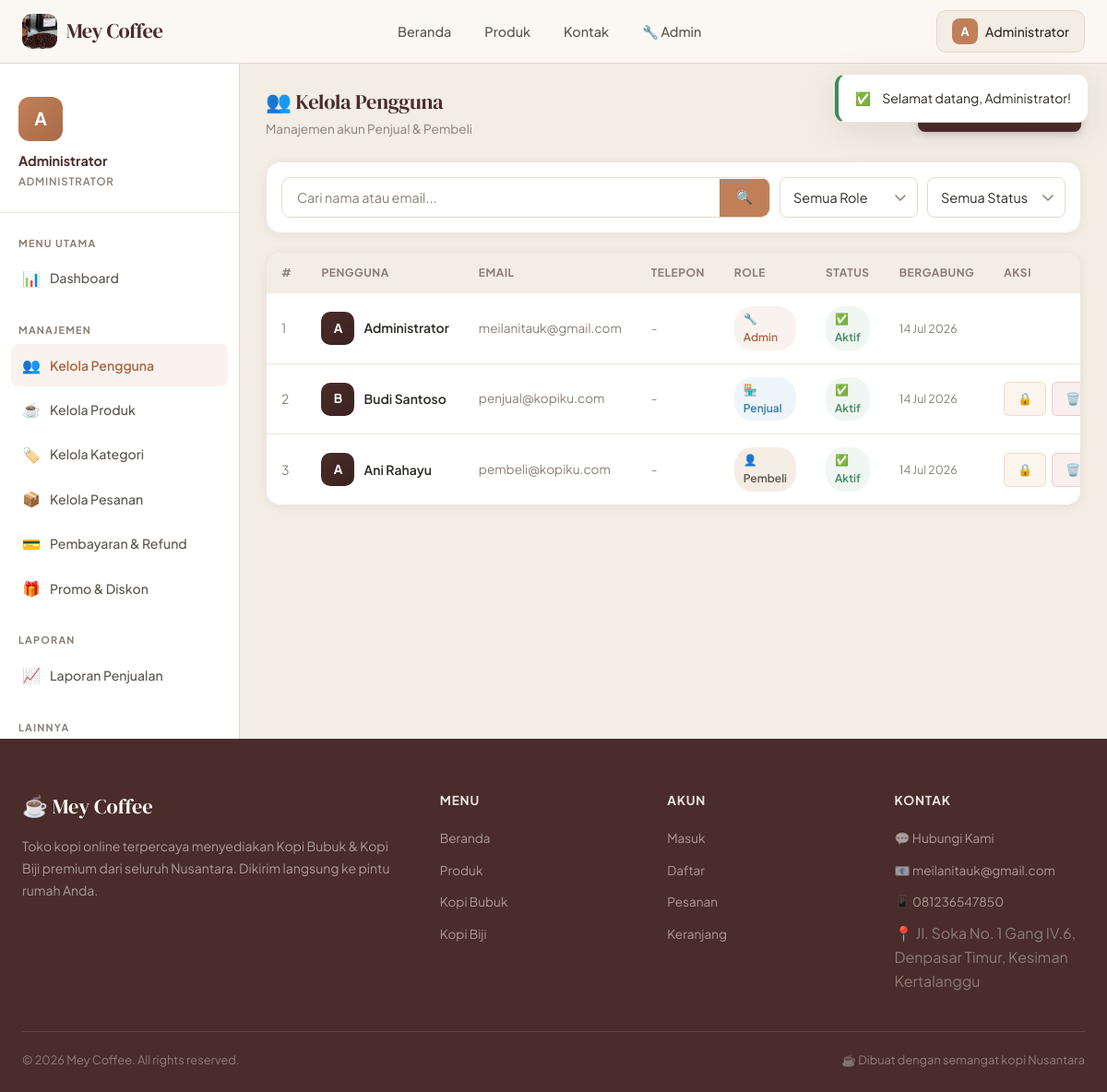
The page /admin/users.php (signed in) on the database its author committed.
### tables this page shows
CREATE TABLE IF NOT EXISTS users (
    id INT AUTO_INCREMENT PRIMARY KEY,
    name VARCHAR(100) NOT NULL,
    email VARCHAR(100) NOT NULL UNIQUE,
    password VARCHAR(255) NOT NULL,
    role ENUM('admin','seller','buyer') NOT NULL DEFAULT 'buyer',
    status ENUM('active','inactive') NOT NULL DEFAULT 'active',
    phone VARCHAR(20),
    avatar VARCHAR(255),
    address TEXT,
    created_at TIMESTAMP DEFAULT CURRENT_TIMESTAMP,
    updated_at TIMESTAMP DEFAULT CURRENT_TIMESTAMP ON UPDATE CURRENT_TIMESTAMP
);

### config/database.php (called while the page is built, shortened)
<?php
function escape($conn, $str)
{
    return $conn->real_escape_string(trim($str));
}
?>

### admin/users.php (the view, shortened to what this page needs)
<?php
require_once $_SERVER['DOCUMENT_ROOT'] . '/Aplikasi_kopi/config/database.php';
$search = escape($conn, $_GET['search'] ?? '');
$where = ['1=1'];
$whereClause = implode(' AND ', $where);
$users = $conn->query("SELECT * FROM users WHERE $whereClause ORDER BY created_at DESC");
require_once $_SERVER['DOCUMENT_ROOT'] . '/Aplikasi_kopi/includes/header.php';
require_once $_SERVER['DOCUMENT_ROOT'] . '/Aplikasi_kopi/includes/navbar.php';
?>
<div class="dashboard-layout">
    <?php require_once $_SERVER['DOCUMENT_ROOT'] . '/Aplikasi_kopi/includes/sidebar_admin.php'; ?>
    <main class="main-content">
        <div class="section-header">
            <div>
                <h1 class="section-title">👥 Kelola Pengguna</h1>
                <p class="section-subtitle">Manajemen akun Penjual & Pembeli</p>
            </div>
            <button data-modal="addUserModal" class="btn btn-primary">+ Tambah Pengguna</button>
        </div>
        <div class="card" style="margin-bottom:20px;">
            <div class="card-body" style="padding:16px;">
                <form method="GET" style="display:flex;gap:10px;flex-wrap:wrap;">
                    <div class="search-bar" style="flex:1;min-width:200px;">
                        <input type="text" name="search" placeholder="Cari nama atau email..." value="<?= htmlspecialchars($search) ?>" id="tableSearch">
                        <button type="submit" class="search-btn">🔍</button>
                    </div>
                    <select name="role" class="form-control" style="width:150px;" onchange="this.form.submit()">
                        <option value="">Semua Role</option>
                    </select>
                    <select name="status" class="form-control" style="width:150px;" onchange="this.form.submit()">
                        <option value="">Semua Status</option>
                    </select>
                </form>
            </div>
        </div>
        <div class="card">
            <div class="table-container" style="border:none;border-radius:0;">
                <table>
                    <thead>
                        <tr>
                            <th>#</th>
                            <th>Pengguna</th>
                            <th>Email</th>
                            <th>Telepon</th>
                            <th>Role</th>
                            <th>Status</th>
                            <th>Bergabung</th>
                            <th>Aksi</th>
                        </tr>
                    </thead>
                    <tbody>
                        <?php $no = 1; while ($u = $users->fetch_assoc()): ?>
                        <tr class="searchable-row">
                            <td style="color:var(--text-muted);"><?= $no++ ?></td>
                            <td>
                                <div style="display:flex;align-items:center;gap:10px;">
                                    <div style="width:36px;height:36px;background:linear-gradient(135deg,var(--primary),var(--primary-dark));border-radius:10px;display:flex;align-items:center;justify-content:center;color:white;font-weight:700;font-size:0.85rem;">
                                        <?= strtoupper(substr($u['name'], 0, 1)) ?>
                                    </div>
                                    <span style="font-weight:600;font-size:0.875rem;"><?= htmlspecialchars($u['name']) ?></span>
                                </div>
                            </td>
                            <td style="color:var(--text-muted);font-size:0.85rem;"><?= htmlspecialchars($u['email']) ?></td>
                            <td style="color:var(--text-muted);font-size:0.85rem;"><?= htmlspecialchars($u['phone'] ?? '-') ?></td>
                            <td>
                                <span class="badge <?= $u['role'] === 'admin' ? 'badge-primary' : ($u['role'] === 'seller' ? 'badge-info' : 'badge-secondary') ?>">
                                    <?= $u['role'] === 'admin' ? '🔧 Admin' : ($u['role'] === 'seller' ? '🏪 Penjual' : '👤 Pembeli') ?>
                                </span>
                            </td>
                            <td>
                                <span class="badge <?= $u['status'] === 'active' ? 'badge-success' : 'badge-danger' ?>">
                                    <?= $u['status'] === 'active' ? '✅ Aktif' : '❌ Nonaktif' ?>
                                </span>
                            </td>
                            <td style="color:var(--text-muted);font-size:0.78rem;"><?= date('d M Y', strtotime($u['created_at'])) ?></td>
                            <td>
                                <div style="display:flex;gap:6px;">
                                    <?php if ($u['role'] !== 'admin'): ?>
                                    <a href="?action=toggle&id=<?= $u['id'] ?>" class="btn btn-sm <?= $u['status'] === 'active' ? 'btn-warning' : 'btn-success' ?>"
                                       data-confirm="Ubah status pengguna ini?">
                                        <?= $u['status'] === 'active' ? '🔒' : '🔓' ?>
                                    </a>
                                    <a href="?action=delete&id=<?= $u['id'] ?>" class="btn btn-danger btn-sm"
                                       data-confirm="Yakin hapus pengguna ini? Data tidak bisa dipulihkan!">🗑️</a>
                                    <?php endif; ?>
                                </div>
                            </td>
                        </tr>
                        <?php endwhile; ?>
                    </tbody>
                </table>
            </div>
        </div>
    </main>
</div>
<?php require_once $_SERVER['DOCUMENT_ROOT'] . '/Aplikasi_kopi/includes/footer.php'; ?>

### rows shown on the page
users: name "A", name "Administrator", email "meilanitauk@gmail.com", phone "-", role "🔧 Admin", status "✅ Aktif", created_at "14 Jul 2026"
users: name "B", name "Budi Santoso", email "penjual@kopiku.com", phone "-", role "🏪 Penjual", status "✅ Aktif", created_at "14 Jul 2026"
users: name "A", name "Ani Rahayu", email "pembeli@kopiku.com", phone "-", role "👤 Pembeli", status "✅ Aktif", created_at "14 Jul 2026"

### other values the page prints
substr($_SESSION['name'], 0, 1) "A"
explode(' ', $_SESSION['name'])[0] "Administrator"
$_SESSION['name'] "Administrator"
$fEmail "meilanitauk@gmail.com"
$fPhone "081236547850"
$footerSettings['site_address'] "Jl. Soka No. 1 Gang IV.6, Denpasar Timur, Kesiman Kertalanggu"
